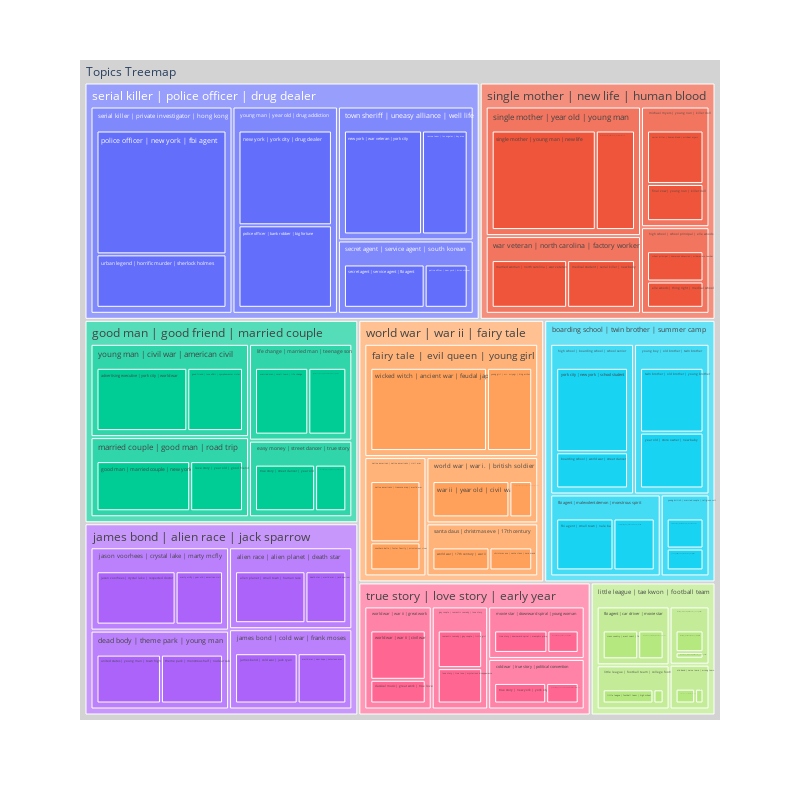

The notebook cell this image was saved under:
### Markdown cell above
### Display Nexted Topics

### Code cell
fig_nested = bunka.nested_maps(
        size_rule="docs_size",
        map_type="treemap", # Try sunburst
        width=800,
        height=800,
        query=None) # You can query the map with an exact query

fig_nested.show()

### Figure 1 — Plotly figure (JSON) as saved in the notebook; plotly's stock layout.template omitted (floating-point values rounded to 4 significant figures)
{"data": [{"branchvalues": "total", "domain": {"x": [0, 1], "y": [0, 1]}, "hovertemplate": "labels=%{label}<br>topic_size=%{value}<br>parent=%{parent}<extra></extra>", "ids": ["Topics Treemap/good man | good friend | married couple/young man | civil war | american civil/advertising executive | york city | world war", "Topics Treemap/james bond | alien race | jack sparrow/alien race | alien planet | death star/alien planet | small town | human race", "Topics Treemap/boarding school | twin brother | summer camp/high school | boarding school | school senior/boarding school | world war | street dancer", "Topics Treemap/world war | war ii | fairy tale/santa claus | christmas eve | 17th century/christmas eve | santa claus | nora krank", "Topics Treemap/true story | love story | early year/world war | war ii | great work/classical music | great work | true love", "Topics Treemap/little league | tae kwon | football team/fbi agent | car driver | movie star/cross country | west coast | fbi agent", "Topics Treemap/james bond | alien race | jack sparrow/alien race | alien planet | death star/death star | world war | jack sparrow", "Topics Treemap/single mother | new life | human blood/high school | school principal | elle woods/elle woods | thing right | medical school", "Topics Treemap/boarding school | twin brother | summer camp/fbi agent | malevolent demon | monstrous spirit/fbi agent | small town | nale ba", "Topics Treemap/single mother | new life | human blood/michael myers | young nun | killer doll/final vow | young nun | killer doll", "Topics Treemap/good man | good friend | married couple/young man | civil war | american civil/good friend | love affair | nymphomaniac sister", "Topics Treemap/good man | good friend | married couple/married couple | good man | road trip/good man | married couple | new york", "Topics Treemap/james bond | alien race | jack sparrow/james bond | cold war | frank moses/james bond | cold war | jack ryan", "Topics Treemap/james bond | alien race | jack sparrow/jason voorhees | crystal lake | marty mcfly/jason voorhees | crystal lake | respected doctor", "Topics Treemap/little league | tae kwon | football team/little league | football team | college football/little league | football team | high school", "Topics Treemap/true story | love story | early year/gay couple | romantic comedy | love story/love story | true love | mysterious disappearance", "Topics Treemap/good man | good friend | married couple/married couple | good man | road trip/love story | year old | good friend", "Topics Treemap/good man | good friend | married couple/easy money | street dancer | true story/love triangle | easy money | los angeles", "Topics Treemap/good man | good friend | married couple/life change | married man | teenage son/married man | small town | life change", "Topics Treemap/single mother | new life | human blood/war veteran | north carolina | factory worker/married woman | north carolina | war veteran", "Topics Treemap/james bond | alien race | jack sparrow/jason voorhees | crystal lake | marty mcfly/marty mcfly | year old | american civil", "Topics Treemap/single mother | new life | human blood/war veteran | north carolina | factory worker/medical student | serial killer | new body", "Topics Treemap/true story | love story | early year/movie star | downward spiral | young woman/movie star | rough time | new picture", "Topics Treemap/little league | tae kwon | football team/old band | naive iowa | wrong town/movie trailer | underachieving voice | tough street", "Topics Treemap/world war | war ii | fairy tale/native american | native americans | civil war/native americans | treasure map | world war", "Topics Treemap/serial killer | police officer | drug dealer/town sheriff | uneasy alliance | well life/new york | war veteran | york city", "Topics Treemap/serial killer | police officer | drug dealer/young man | year old | drug addiction/new york | york city | drug dealer", "Topics Treemap/boarding school | twin brother | summer camp/young british | married couple | religious cult/old mansion | married couple | mansion home", "Topics Treemap/serial killer | police officer | drug dealer/young man | year old | drug addiction/police officer | bank robber | big fortune", "Topics Treemap/serial killer | police officer | drug dealer/secret agent | service agent | south korean/police officer | new york | brian o'conner", "Topics Treemap/serial killer | police officer | drug dealer/serial killer | private investigator | hong kong/police officer | new york | fbi agent", "Topics Treemap/true story | love story | early year/cold war | true story | political convention/powerful opponent | medium sensation | mrs. lovett", "Topics Treemap/little league | tae kwon | football team/little league | football team | college football/real madrid | newcastle united | united soccer", "Topics Treemap/serial killer | police officer | drug dealer/town sheriff | uneasy alliance | well life/rescue team | los angeles | bay area", "Topics Treemap/good man | good friend | married couple/life change | married man | teenage son/right movement | proud farmer | teenage son", "Topics Treemap/true story | love story | early year/gay couple | romantic comedy | love story/romantic comedy | gay couple | little girl", "Topics Treemap/single mother | new life | human blood/high school | school principal | elle woods/school principal | numerous obsession | midwestern teacher", "Topics Treemap/serial killer | police officer | drug dealer/secret agent | service agent | south korean/secret agent | service agent | fbi agent", "Topics Treemap/single mother | new life | human blood/michael myers | young nun | killer doll/serial killer | human blood | michael myers", "Topics Treemap/single mother | new life | human blood/single mother | year old | young man/single mother | young man | new life", "Topics Treemap/world war | war ii | fairy tale/native american | native americans | civil war/southern belle | foster family | mississippi river", "Topics Treemap/single mother | new life | human blood/single mother | year old | young man/southern belle | russian mob | mysterious death", "Topics Treemap/little league | tae kwon | football team/true story | temporary residence | young drifter/tae kwon | temporary residence | young drifter", "Topics Treemap/little league | tae kwon | football team/fbi agent | car driver | movie star/tae kwon | u.s. olympic | hockey player", "Topics Treemap/james bond | alien race | jack sparrow/dead body | theme park | young man/theme park | monstrous half | nuclear sub", "Topics Treemap/true story | love story | early year/movie star | downward spiral | young woman/true story | downward spiral | memphis pimp", "Topics Treemap/true story | love story | early year/cold war | true story | political convention/true story | new york | york city", "Topics Treemap/little league | tae kwon | football team/true story | temporary residence | young drifter/true story | personal journey | family life", "Topics Treemap/good man | good friend | married couple/easy money | street dancer | true story/true story | street dancer | year old", "Topics Treemap/boarding school | twin brother | summer camp/young boy | old brother | twin brother/twin brother | old brother | young brother", "Topics Treemap/little league | tae kwon | football team/old band | naive iowa | wrong town/u.s. marine | police force | rap group", "Topics Treemap/james bond | alien race | jack sparrow/dead body | theme park | young man/united states | young man | town high", "Topics Treemap/boarding school | twin brother | summer camp/fbi agent | malevolent demon | monstrous spirit/unsuspecting cop | retriever embark | real life", "Topics Treemap/serial killer | police officer | drug dealer/serial killer | private investigator | hong kong/urban legend | horrific murder | sherlock holmes", "Topics Treemap/world war | war ii | fairy tale/world war | war i. | british soldier/war i. | passionate heart | overweight exterior", "Topics Treemap/world war | war ii | fairy tale/world war | war i. | british soldier/war ii | year old | civil war", "Topics Treemap/world war | war ii | fairy tale/fairy tale | evil queen | young girl/wicked witch | ancient war | feudal japan", "Topics Treemap/world war | war ii | fairy tale/santa claus | christmas eve | 17th century/world war | 17th century | war ii", "Topics Treemap/james bond | alien race | jack sparrow/james bond | cold war | frank moses/world war | new hope | notorious arm", "Topics Treemap/true story | love story | early year/world war | war ii | great work/world war | war ii | civil war", "Topics Treemap/boarding school | twin brother | summer camp/young boy | old brother | twin brother/year old | store owner | new baby", "Topics Treemap/boarding school | twin brother | summer camp/high school | boarding school | school senior/york city | new york | school student", "Topics Treemap/boarding school | twin brother | summer camp/young british | married couple | religious cult/young british | adoptive mother | petty crime", "Topics Treemap/world war | war ii | fairy tale/fairy tale | evil queen | young girl/young girl | mr. miyagi | king arthur", "Topics Treemap/james bond | alien race | jack sparrow/alien race | alien planet | death star", "Topics Treemap/true story | love story | early year/cold war | true story | political convention", "Topics Treemap/james bond | alien race | jack sparrow/dead body | theme park | young man", "Topics Treemap/good man | good friend | married couple/easy money | street dancer | true story", "Topics Treemap/world war | war ii | fairy tale/fairy tale | evil queen | young girl", "Topics Treemap/little league | tae kwon | football team/fbi agent | car driver | movie star", "Topics Treemap/boarding school | twin brother | summer camp/fbi agent | malevolent demon | monstrous spirit", "Topics Treemap/true story | love story | early year/gay couple | romantic comedy | love story", "Topics Treemap/boarding school | twin brother | summer camp/high school | boarding school | school senior", "Topics Treemap/single mother | new life | human blood/high school | school principal | elle woods", "Topics Treemap/james bond | alien race | jack sparrow/james bond | cold war | frank moses", "Topics Treemap/james bond | alien race | jack sparrow/jason voorhees | crystal lake | marty mcfly", "Topics Treemap/good man | good friend | married couple/life change | married man | teenage son", "Topics Treemap/little league | tae kwon | football team/little league | football team | college football", "Topics Treemap/good man | good friend | married couple/married couple | good man | road trip", "Topics Treemap/single mother | new life | human blood/michael myers | young nun | killer doll", "Topics Treemap/true story | love story | early year/movie star | downward spiral | young woman", "Topics Treemap/world war | war ii | fairy tale/native american | native americans | civil war", "Topics Treemap/little league | tae kwon | football team/old band | naive iowa | wrong town", "Topics Treemap/world war | war ii | fairy tale/santa claus | christmas eve | 17th century", "Topics Treemap/serial killer | police officer | drug dealer/secret agent | service agent | south korean", "Topics Treemap/serial killer | police officer | drug dealer/serial killer | private investigator | hong kong", "Topics Treemap/single mother | new life | human blood/single mother | year old | young man", "Topics Treemap/serial killer | police officer | drug dealer/town sheriff | uneasy alliance | well life", "Topics Treemap/little league | tae kwon | football team/true story | temporary residence | young drifter", "Topics Treemap/single mother | new life | human blood/war veteran | north carolina | factory worker", "Topics Treemap/world war | war ii | fairy tale/world war | war i. | british soldier", "Topics Treemap/true story | love story | early year/world war | war ii | great work", "Topics Treemap/boarding school | twin brother | summer camp/young boy | old brother | twin brother", "Topics Treemap/boarding school | twin brother | summer camp/young british | married couple | religious cult", "Topics Treemap/good man | good friend | married couple/young man | civil war | american civil", "Topics Treemap/serial killer | police officer | drug dealer/young man | year old | drug addiction", "Topics Treemap/boarding school | twin brother | summer camp", "Topics Treemap/good man | good friend | married couple", "Topics Treemap/james bond | alien race | jack sparrow", "Topics Treemap/little league | tae kwon | football team", "Topics Treemap/serial killer | police officer | drug dealer", "Topics Treemap/single mother | new life | human blood", "Topics Treemap/true story | love story | early year", "Topics Treemap/world war | war ii | fairy tale", "Topics Treemap"], "labels": ["advertising executive | york city | world war", "alien planet | small town | human race", "boarding school | world war | street dancer", "christmas eve | santa claus | nora krank", "classical music | great work | true love", "cross country | west coast | fbi agent", "death star | world war | jack sparrow", "elle woods | thing right | medical school", "fbi agent | small town | nale ba", "final vow | young nun | killer doll", "good friend | love affair | nymphomaniac sister", "good man | married couple | new york", "james bond | cold war | jack ryan", "jason voorhees | crystal lake | respected doctor", "little league | football team | high school", "love story | true love | mysterious disappearance", "love story | year old | good friend", "love triangle | easy money | los angeles", "married man | small town | life change", "married woman | north carolina | war veteran", "marty mcfly | year old | american civil", "medical student | serial killer | new body", "movie star | rough time | new picture", "movie trailer | underachieving voice | tough street", "native americans | treasure map | world war", "new york | war veteran | york city", "new york | york city | drug dealer", "old mansion | married couple | mansion home", "police officer | bank robber | big fortune", "police officer | new york | brian o'conner", "police officer | new york | fbi agent", "powerful opponent | medium sensation | mrs. lovett", "real madrid | newcastle united | united soccer", "rescue team | los angeles | bay area", "right movement | proud farmer | teenage son", "romantic comedy | gay couple | little girl", "school principal | numerous obsession | midwestern teacher", "secret agent | service agent | fbi agent", "serial killer | human blood | michael myers", "single mother | young man | new life", "southern belle | foster family | mississippi river", "southern belle | russian mob | mysterious death", "tae kwon | temporary residence | young drifter", "tae kwon | u.s. olympic | hockey player", "theme park | monstrous half | nuclear sub", "true story | downward spiral | memphis pimp", "true story | new york | york city", "true story | personal journey | family life", "true story | street dancer | year old", "twin brother | old brother | young brother", "u.s. marine | police force | rap group", "united states | young man | town high", "unsuspecting cop | retriever embark | real life", "urban legend | horrific murder | sherlock holmes", "war i. | passionate heart | overweight exterior", "war ii | year old | civil war", "wicked witch | ancient war | feudal japan", "world war | 17th century | war ii", "world war | new hope | notorious arm", "world war | war ii | civil war", "year old | store owner | new baby", "york city | new york | school student", "young british | adoptive mother | petty crime", "young girl | mr. miyagi | king arthur", "alien race | alien planet | death star", "cold war | true story | political convention", "dead body | theme park | young man", "easy money | street dancer | true story", "fairy tale | evil queen | young girl", "fbi agent | car driver | movie star", "fbi agent | malevolent demon | monstrous spirit", "gay couple | romantic comedy | love story", "high school | boarding school | school senior", "high school | school principal | elle woods", "james bond | cold war | frank moses", "jason voorhees | crystal lake | marty mcfly", "life change | married man | teenage son", "little league | football team | college football", "married couple | good man | road trip", "michael myers | young nun | killer doll", "movie star | downward spiral | young woman", "native american | native americans | civil war", "old band | naive iowa | wrong town", "santa claus | christmas eve | 17th century", "secret agent | service agent | south korean", "serial killer | private investigator | hong kong", "single mother | year old | young man", "town sheriff | uneasy alliance | well life", "true story | temporary residence | young drifter", "war veteran | north carolina | factory worker", "world war | war i. | british soldier", "world war | war ii | great work", "young boy | old brother | twin brother", "young british | married couple | religious cult", "young man | civil war | american civil", "young man | year old | drug addiction", "boarding school | twin brother | summer camp", "good man | good friend | married couple", "james bond | alien race | jack sparrow", "little league | tae kwon | football team", "serial killer | police officer | drug dealer", "single mother | new life | human blood", "true story | love story | early year", "world war | war ii | fairy tale", "Topics Treemap"], "level": "Topics Treemap", "name": "", "parents": ["Topics Treemap/good man | good friend | married couple/young man | civil war | american civil", "Topics Treemap/james bond | alien race | jack sparrow/alien race | alien planet | death star", "Topics Treemap/boarding school | twin brother | summer camp/high school | boarding school | school senior", "Topics Treemap/world war | war ii | fairy tale/santa claus | christmas eve | 17th century", "Topics Treemap/true story | love story | early year/world war | war ii | great work", "Topics Treemap/little league | tae kwon | football team/fbi agent | car driver | movie star", "Topics Treemap/james bond | alien race | jack sparrow/alien race | alien planet | death star", "Topics Treemap/single mother | new life | human blood/high school | school principal | elle woods", "Topics Treemap/boarding school | twin brother | summer camp/fbi agent | malevolent demon | monstrous spirit", "Topics Treemap/single mother | new life | human blood/michael myers | young nun | killer doll", "Topics Treemap/good man | good friend | married couple/young man | civil war | american civil", "Topics Treemap/good man | good friend | married couple/married couple | good man | road trip", "Topics Treemap/james bond | alien race | jack sparrow/james bond | cold war | frank moses", "Topics Treemap/james bond | alien race | jack sparrow/jason voorhees | crystal lake | marty mcfly", "Topics Treemap/little league | tae kwon | football team/little league | football team | college football", "Topics Treemap/true story | love story | early year/gay couple | romantic comedy | love story", "Topics Treemap/good man | good friend | married couple/married couple | good man | road trip", "Topics Treemap/good man | good friend | married couple/easy money | street dancer | true story", "Topics Treemap/good man | good friend | married couple/life change | married man | teenage son", "Topics Treemap/single mother | new life | human blood/war veteran | north carolina | factory worker", "Topics Treemap/james bond | alien race | jack sparrow/jason voorhees | crystal lake | marty mcfly", "Topics Treemap/single mother | new life | human blood/war veteran | north carolina | factory worker", "Topics Treemap/true story | love story | early year/movie star | downward spiral | young woman", "Topics Treemap/little league | tae kwon | football team/old band | naive iowa | wrong town", "Topics Treemap/world war | war ii | fairy tale/native american | native americans | civil war", "Topics Treemap/serial killer | police officer | drug dealer/town sheriff | uneasy alliance | well life", "Topics Treemap/serial killer | police officer | drug dealer/young man | year old | drug addiction", "Topics Treemap/boarding school | twin brother | summer camp/young british | married couple | religious cult", "Topics Treemap/serial killer | police officer | drug dealer/young man | year old | drug addiction", "Topics Treemap/serial killer | police officer | drug dealer/secret agent | service agent | south korean", "Topics Treemap/serial killer | police officer | drug dealer/serial killer | private investigator | hong kong", "Topics Treemap/true story | love story | early year/cold war | true story | political convention", "Topics Treemap/little league | tae kwon | football team/little league | football team | college football", "Topics Treemap/serial killer | police officer | drug dealer/town sheriff | uneasy alliance | well life", "Topics Treemap/good man | good friend | married couple/life change | married man | teenage son", "Topics Treemap/true story | love story | early year/gay couple | romantic comedy | love story", "Topics Treemap/single mother | new life | human blood/high school | school principal | elle woods", "Topics Treemap/serial killer | police officer | drug dealer/secret agent | service agent | south korean", "Topics Treemap/single mother | new life | human blood/michael myers | young nun | killer doll", "Topics Treemap/single mother | new life | human blood/single mother | year old | young man", "Topics Treemap/world war | war ii | fairy tale/native american | native americans | civil war", "Topics Treemap/single mother | new life | human blood/single mother | year old | young man", "Topics Treemap/little league | tae kwon | football team/true story | temporary residence | young drifter", "Topics Treemap/little league | tae kwon | football team/fbi agent | car driver | movie star", "Topics Treemap/james bond | alien race | jack sparrow/dead body | theme park | young man", "Topics Treemap/true story | love story | early year/movie star | downward spiral | young woman", "Topics Treemap/true story | love story | early year/cold war | true story | political convention", "Topics Treemap/little league | tae kwon | football team/true story | temporary residence | young drifter", "Topics Treemap/good man | good friend | married couple/easy money | street dancer | true story", "Topics Treemap/boarding school | twin brother | summer camp/young boy | old brother | twin brother", "Topics Treemap/little league | tae kwon | football team/old band | naive iowa | wrong town", "Topics Treemap/james bond | alien race | jack sparrow/dead body | theme park | young man", "Topics Treemap/boarding school | twin brother | summer camp/fbi agent | malevolent demon | monstrous spirit", "Topics Treemap/serial killer | police officer | drug dealer/serial killer | private investigator | hong kong", "Topics Treemap/world war | war ii | fairy tale/world war | war i. | british soldier", "Topics Treemap/world war | war ii | fairy tale/world war | war i. | british soldier", "Topics Treemap/world war | war ii | fairy tale/fairy tale | evil queen | young girl", "Topics Treemap/world war | war ii | fairy tale/santa claus | christmas eve | 17th century", "Topics Treemap/james bond | alien race | jack sparrow/james bond | cold war | frank moses", "Topics Treemap/true story | love story | early year/world war | war ii | great work", "Topics Treemap/boarding school | twin brother | summer camp/young boy | old brother | twin brother", "Topics Treemap/boarding school | twin brother | summer camp/high school | boarding school | school senior", "Topics Treemap/boarding school | twin brother | summer camp/young british | married couple | religious cult", "Topics Treemap/world war | war ii | fairy tale/fairy tale | evil queen | young girl", "Topics Treemap/james bond | alien race | jack sparrow", "Topics Treemap/true story | love story | early year", "Topics Treemap/james bond | alien race | jack sparrow", "Topics Treemap/good man | good friend | married couple", "Topics Treemap/world war | war ii | fairy tale", "Topics Treemap/little league | tae kwon | football team", "Topics Treemap/boarding school | twin brother | summer camp", "Topics Treemap/true story | love story | early year", "Topics Treemap/boarding school | twin brother | summer camp", "Topics Treemap/single mother | new life | human blood", "Topics Treemap/james bond | alien race | jack sparrow", "Topics Treemap/james bond | alien race | jack sparrow", "Topics Treemap/good man | good friend | married couple", "Topics Treemap/little league | tae kwon | football team", "Topics Treemap/good man | good friend | married couple", "Topics Treemap/single mother | new life | human blood", "Topics Treemap/true story | love story | early year", "Topics Treemap/world war | war ii | fairy tale", "Topics Treemap/little league | tae kwon | football team", "Topics Treemap/world war | war ii | fairy tale", "Topics Treemap/serial killer | police officer | drug dealer", "Topics Treemap/serial killer | police officer | drug dealer", "Topics Treemap/single mother | new life | human blood", "Topics Treemap/serial killer | police officer | drug dealer", "Topics Treemap/little league | tae kwon | football team", "Topics Treemap/single mother | new life | human blood", "Topics Treemap/world war | war ii | fairy tale", "Topics Treemap/true story | love story | early year", "Topics Treemap/boarding school | twin brother | summer camp", "Topics Treemap/boarding school | twin brother | summer camp", "Topics Treemap/good man | good friend | married couple", "Topics Treemap/serial killer | police officer | drug dealer", "Topics Treemap", "Topics Treemap", "Topics Treemap", "Topics Treemap", "Topics Treemap", "Topics Treemap", "Topics Treemap", "Topics Treemap", ""], "root": {"color": "lightgrey"}, "type": "treemap", "values": [44, 31, 18, 12, 12, 14, 18, 13, 25, 16, 27, 39, 27, 35, 15, 15, 22, 13, 28, 30, 21, 27, 10, 3, 24, 53, 54, 11, 47, 16, 95, 10, 3, 31, 20, 16, 15, 30, 23, 69, 11, 26, 3, 10, 26, 17, 16, 10, 25, 29, 7, 27, 18, 41, 8, 27, 67, 16, 21, 25, 25, 42, 8, 26, 49, 26, 53, 38, 93, 24, 43, 31, 60, 28, 48, 56, 48, 18, 61, 39, 27, 35, 10, 28, 46, 136, 95, 84, 13, 57, 35, 37, 54, 19, 71, 101, 176, 218, 206, 65, 367, 219, 121, 191, 1563]}], "layout": {"height": 800, "legend": {"tracegroupgap": 0}, "margin": {"t": 60}, "width": 800}}
